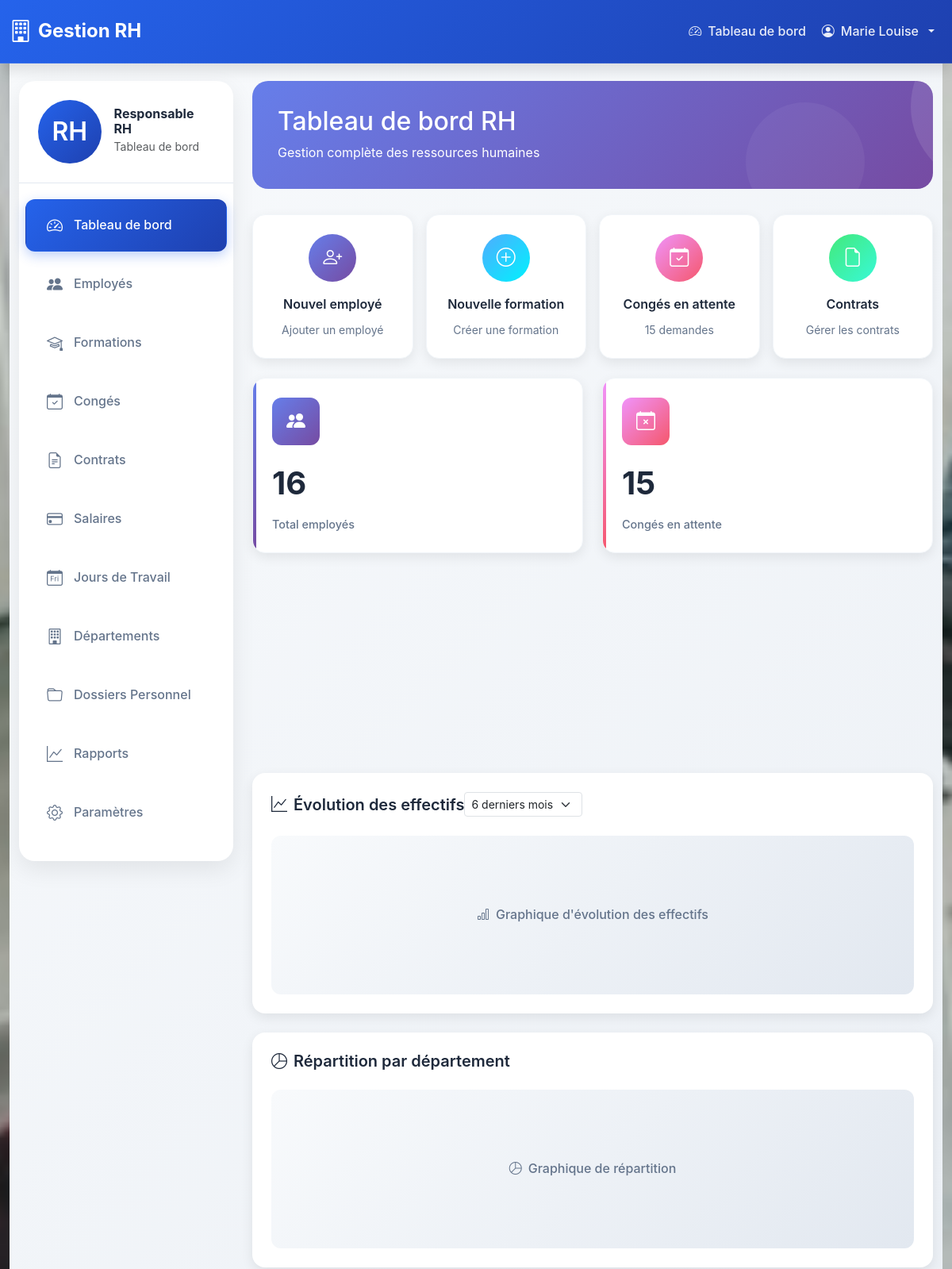
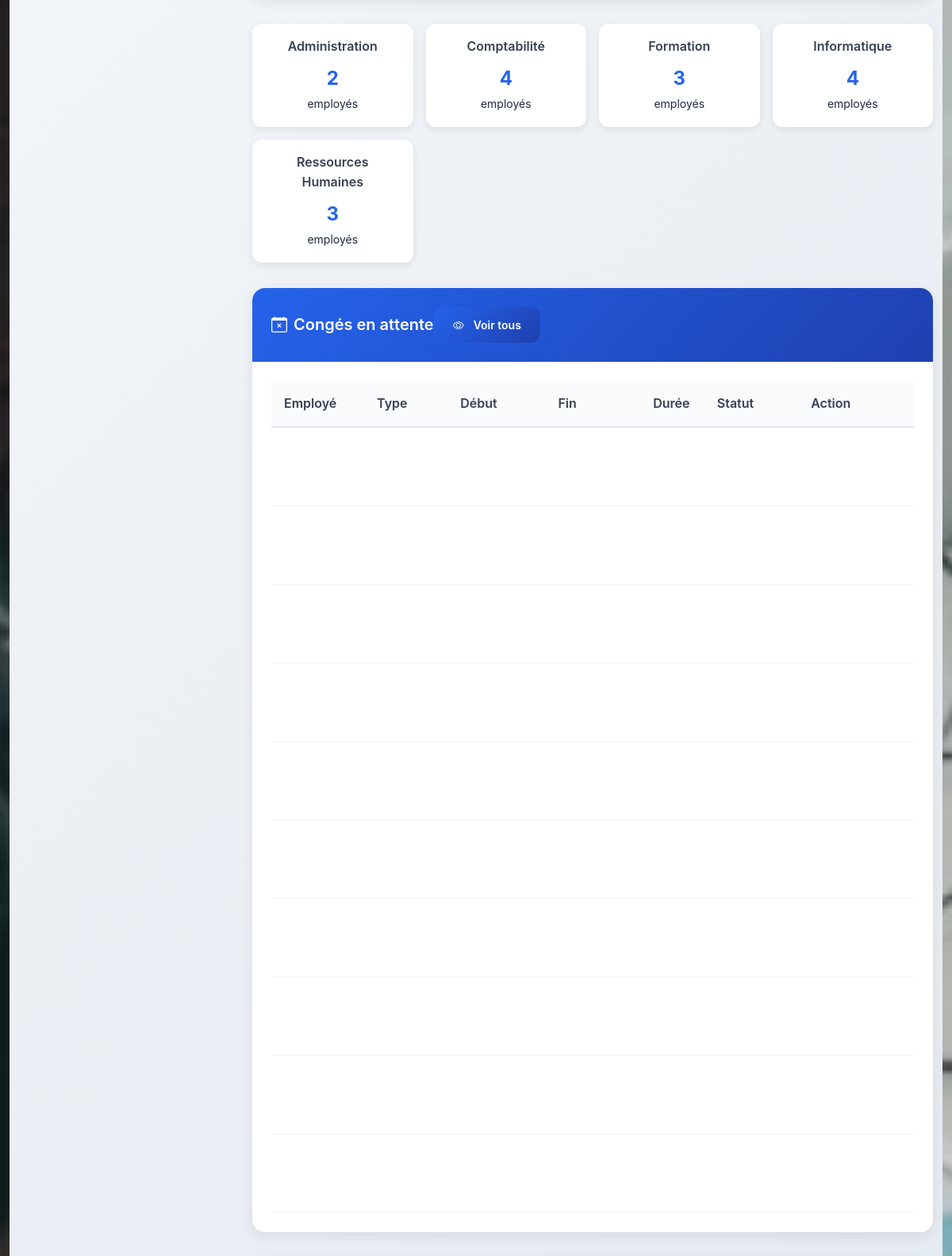
Page /dashboard/rh/ (signed in, upper part) on the committed database (2 pictures, top to bottom).
### rh_app/models.py (models this page shows, shortened)
class Employe(models.Model):
    ROLE_CHOICES = [
        ('RH', 'Responsable RH'),
        ('EMPLOYE', 'Employé'),
    ]
    STATUT_CHOICES = [
        ('ACTIF', 'Actif'),
        ('INACTIF', 'Inactif'),
        ('CONGE', 'En congé'),
    ]
    user = models.OneToOneField(User, on_delete=models.CASCADE, related_name='employe')
    matricule = models.CharField(max_length=20, unique=True, verbose_name='Matricule')
    role = models.CharField(max_length=10, choices=ROLE_CHOICES, default='EMPLOYE', verbose_name='Rôle')
    nom = models.CharField(max_length=100, verbose_name='Nom')
    prenom = models.CharField(max_length=100, verbose_name='Prénom')
    email = models.EmailField(unique=True, verbose_name='Email')
    telephone = models.CharField(max_length=20, verbose_name='Téléphone')
    adresse = models.TextField(verbose_name='Adresse')
    date_naissance = models.DateField(verbose_name='Date de naissance')
    date_embauche = models.DateField(verbose_name="Date d'embauche")
    poste = models.CharField(max_length=100, verbose_name='Poste')
    departement = models.ForeignKey(Departement, on_delete=models.SET_NULL, null=True, blank=True,
                                   related_name='employes', verbose_name='Département')
    statut = models.CharField(max_length=10, choices=STATUT_CHOICES, default='ACTIF', verbose_name='Statut')
    photo = models.ImageField(upload_to='employes/', blank=True, null=True, verbose_name='Photo')
    class Meta:
        verbose_name = 'Employé'
        verbose_name_plural = 'Employés'
        ordering = ['nom', 'prenom']
    def get_full_name(self):
        return f"{self.prenom} {self.nom}"

class Departement(models.Model):
    nom = models.CharField(max_length=100, unique=True, verbose_name='Nom du département')
    description = models.TextField(blank=True, verbose_name='Description')
    responsable = models.ForeignKey('Employe', on_delete=models.SET_NULL, null=True, blank=True,
                                   related_name='departements_diriges', verbose_name='Responsable')
    budget_annuel = models.DecimalField(max_digits=12, decimal_places=2, null=True, blank=True,
                                       verbose_name='Budget annuel')
    date_creation = models.DateTimeField(auto_now_add=True, verbose_name='Date de création')
    actif = models.BooleanField(default=True, verbose_name='Actif')
    class Meta:
        verbose_name = 'Département'
        verbose_name_plural = 'Départements'
        ordering = ['nom']
        constraints = [
            models.UniqueConstraint(Lower('nom'), name='unique_departement_nom_ci')
        ]
    def __str__(self):
        return self.nom

### rh_app/views.py (the view)
# urls.py: path('dashboard/rh/', views.dashboard_rh, name='dashboard_rh'),
@login_required
def dashboard_rh(request):
    try:
        employe = request.user.employe
        if employe.role != 'RH':
            messages.error(request, 'Accès non autorisé.')
            return redirect('dashboard_employe')
        total_employes = Employe.objects.count()
        conges_en_attente = Conge.objects.filter(statut='EN_ATTENTE').count()
        total_formations = Formation.objects.count()
        total_departements = Departement.objects.count()
        employes_recents = Employe.objects.order_by('-date_embauche')[:5]
        contrats_actifs_count = Contrat.objects.filter(statut='ACTIF').count()
        contrats_expirant_count = Contrat.objects.filter(
            statut='ACTIF',
            date_fin__lte=timezone.now().date() + timedelta(days=30)
        ).count()
        contrats_expires_count = Contrat.objects.filter(statut='EXPIRE').count()
        departements_stats = []
        for dept in Departement.objects.filter(actif=True):
            nombre_employes = dept.employes.filter(statut='ACTIF').count()
            departements_stats.append({
                'nom': dept.nom,
                'nombre_employes': nombre_employes
            })
        conges_en_attente_liste = Conge.objects.filter(statut='EN_ATTENTE').select_related('employe').order_by('-date_demande')[:10]
        context = {
            'employe': employe,
            'total_employes': total_employes,
            'conges_en_attente': conges_en_attente,
            'total_formations': total_formations,
            'total_departements': total_departements,
            'employes_recents': employes_recents,
            'contrats_actifs_count': contrats_actifs_count,
            'contrats_expirant_count': contrats_expirant_count,
            'contrats_expires_count': contrats_expires_count,
            'departements_stats': departements_stats,
            'conges_en_attente_liste': conges_en_attente_liste,
        }
        return render(request, 'rh_app/dashboard_rh.html', context)
    except Employe.DoesNotExist:
        messages.error(request, 'Profil employé non trouvé.')
        return redirect('accueil')

### rh_app/templates/rh_app/dashboard_rh.html (shortened to what this page needs)
{% extends 'base.html' %}
{% block content %}
<div class="dashboard-rh-section">
    <div class="container-fluid">
        <div class="row">
            <div class="col-lg-3 col-md-4">
                <div class="sidebar-rh">
                    <div class="sidebar-header">
                        <div class="d-flex align-items-center">
                            <div class="profile-avatar-rh">
                                RH
                            </div>
                            <div>
                                <h6 class="mb-0 fw-bold">Responsable RH</h6>
                                <small class="text-muted">Tableau de bord</small>
                            </div>
                        </div>
                    </div>
                    <nav class="nav flex-column">
                        <a class="nav-link active" href="{% url 'dashboard_rh' %}">
                            <i class="bi bi-speedometer2"></i> Tableau de bord
                        </a>
                        <a class="nav-link" href="{% url 'liste_employes' %}">
                            <i class="bi bi-people-fill"></i> Employés
                        </a>
                        <a class="nav-link" href="{% url 'liste_formations' %}">
                            <i class="bi bi-mortarboard"></i> Formations
                        </a>
                        <a class="nav-link" href="{% url 'liste_conges' %}">
                            <i class="bi bi-calendar-check"></i> Congés
                        </a>
                        <a class="nav-link" href="{% url 'liste_contrats' %}">
                            <i class="bi bi-file-earmark-text"></i> Contrats
                        </a>
                        <a class="nav-link" href="{% url 'liste_salaires' %}">
                            <i class="bi bi-credit-card"></i> Salaires
                        </a>
                        <a class="nav-link" href="{% url 'liste_jours_travail' %}">
                            <i class="bi bi-calendar-day"></i> Jours de Travail
                        </a>
                        <a class="nav-link" href="{% url 'liste_departements' %}">
                            <i class="bi bi-building"></i> Départements
                        </a>
                        <a class="nav-link" href="{% url 'liste_dossiers_personnel' %}">
                            <i class="bi bi-folder"></i> Dossiers Personnel
                        </a>
                        <a class="nav-link" href="#">
                            <i class="bi bi-graph-up"></i> Rapports
                        </a>
                        <a class="nav-link" href="#">
                            <i class="bi bi-gear"></i> Paramètres
                        </a>
                    </nav>
                </div>
            </div>
            <div class="col-lg-9 col-md-8">
                <div class="welcome-rh-card animate-card-rh">
                    <div class="welcome-content-rh">
                        <h1 class="h2 mb-2">Tableau de bord RH</h1>
                        <p class="mb-0 opacity-90">Gestion complète des ressources humaines</p>
                    </div>
                </div>
                <div class="quick-actions-rh mb-4">
                    <a href="{% url 'ajouter_employe' %}" class="action-card-rh employee animate-card-rh">
                        <div class="action-icon-rh">
                            <i class="bi bi-person-plus"></i>
                        </div>
                        <div class="action-title-rh">Nouvel employé</div>
                        <div class="action-desc-rh">Ajouter un employé</div>
                    </a>
                    <a href="{% url 'liste_formations' %}" class="action-card-rh formation animate-card-rh">
                        <div class="action-icon-rh">
                            <i class="bi bi-plus-circle"></i>
                        </div>
                        <div class="action-title-rh">Nouvelle formation</div>
                        <div class="action-desc-rh">Créer une formation</div>
                    </a>
                    <a href="{% url 'liste_conges' %}" class="action-card-rh leave animate-card-rh">
                        <div class="action-icon-rh">
                            <i class="bi bi-calendar-check"></i>
                        </div>
                        <div class="action-title-rh">Congés en attente</div>
                        <div class="action-desc-rh">{{ conges_en_attente }} demandes</div>
                    </a>
                    <a href="{% url 'liste_contrats' %}" class="action-card-rh contract animate-card-rh">
                        <div class="action-icon-rh">
                            <i class="bi bi-file-earmark"></i>
                        </div>
                        <div class="action-title-rh">Contrats</div>
                        <div class="action-desc-rh">Gérer les contrats</div>
                    </a>
                </div>
                <div class="stats-grid-rh">
                    <div class="stat-card-rh employees animate-card-rh">
                        <div class="stat-icon-rh">
                            <i class="bi bi-people-fill"></i>
                        </div>
                        <div class="stat-value-rh">{{ total_employes }}</div>
                        <div class="stat-label-rh">Total employés</div>
                    </div>
                    <div class="stat-card-rh leaves animate-card-rh">
                        <div class="stat-icon-rh">
                            <i class="bi bi-calendar-x"></i>
                        </div>
                        <div class="stat-value-rh">{{ conges_en_attente }}</div>
                        <div class="stat-label-rh">Congés en attente</div>
                    </div>
                </div>
                <div class="charts-grid">
                    <div class="chart-card animate-card-rh">
                        <div class="chart-header">
                            <h5><i class="bi bi-graph-up me-2"></i>Évolution des effectifs</h5>
                            <select class="form-select form-select-sm" style="width: auto;">
                                <option>6 derniers mois</option>
                            </select>
                        </div>
                        <div class="chart-placeholder">
                            <i class="bi bi-bar-chart me-2"></i>Graphique d'évolution des effectifs
                        </div>
                    </div>
                    <div class="chart-card animate-card-rh">
                        <div class="chart-header">
                            <h5><i class="bi bi-pie-chart me-2"></i>Répartition par département</h5>
                        </div>
                        <div class="chart-placeholder">
                            <i class="bi bi-pie-chart me-2"></i>Graphique de répartition
                        </div>
                    </div>
                </div>
                <div class="department-stats">
                    {% for dept in departements_stats %}
                    <div class="department-stat-card animate-card-rh">
                        <div class="department-name">{{ dept.nom }}</div>
                        <div class="department-count">{{ dept.nombre_employes }}</div>
                        <small>employés</small>
                    </div>
                    {% endfor %}
                </div>
                <div class="table-card-rh animate-card-rh">
                    <div class="table-header-rh">
                        <h5><i class="bi bi-calendar-x me-2"></i>Congés en attente</h5>
                        <a href="{% url 'liste_conges' %}" class="btn btn-modern-rh btn-sm">
                            <i class="bi bi-eye me-1"></i> Voir tous
                        </a>
                    </div>
                    <div class="table-body-rh">
                        {% if conges_en_attente_liste %}
                        <div class="table-responsive">
                            <table class="table-modern-rh">
                                <thead>
                                    <tr>
                                        <th>Employé</th>
                                        <th>Type</th>
                                        <th>Début</th>
                                        <th>Fin</th>
                                        <th>Durée</th>
                                        <th>Statut</th>
                                        <th>Action</th>
                                    </tr>
                                </thead>
                                <tbody>
                                </tbody>
                            </table>
                        </div>
                        {% else %}
                        <div class="empty-state-rh">
                            <i class="bi bi-calendar-x"></i>
                            <h5>Aucun congé en attente</h5>
                            <p>Toutes les demandes de congé ont été traitées.</p>
                        </div>
                        {% endif %}
                    </div>
                </div>
            </div>
        </div>
    </div>
</div>
{% endblock %}

### rh_app/templates/base.html (shortened to what this page needs)
<!DOCTYPE html>
{% load static %}
<html lang="fr">
<head>
    <link href="https://cdn.jsdelivr.net/npm/bootstrap@5.3.0/dist/css/bootstrap.min.css" rel="stylesheet">
    <link rel="stylesheet" href="https://cdn.jsdelivr.net/npm/bootstrap-icons@1.10.0/font/bootstrap-icons.css">
</head>
<body>
    {% if user.is_authenticated %}
    <nav class="navbar navbar-expand-lg navbar-dark navbar-custom">
        <div class="container-fluid">
            <a class="navbar-brand" href="{% url 'accueil' %}">
                <i class="bi bi-building"></i> Gestion RH
            </a>
            <div class="collapse navbar-collapse" id="navbarNav">
                <ul class="navbar-nav ms-auto">
                    <li class="nav-item">
                        <a class="nav-link" href="{% url 'dashboard' %}">
                            <i class="bi bi-speedometer2"></i> Tableau de bord
                        </a>
                    </li>
                    <li class="nav-item dropdown">
                        <a class="nav-link dropdown-toggle" href="#" role="button" data-bs-toggle="dropdown">
                            <i class="bi bi-person-circle"></i> {{ user.employe.get_full_name }}
                        </a>
                    </li>
                </ul>
            </div>
        </div>
    </nav>
    {% endif %}
    <div class="container-fluid fade-in">
        {% block content %}{% endblock %}
    </div>
</body>
</html>

### rows in the picture
Departement: nom "Administration"
Departement: nom "Comptabilité"
Departement: nom "Formation"
Departement: nom "Informatique"
Departement: nom "Ressources Humaines"

### other values in the picture
{{ user.employe.get_full_name }} "Marie Louise"
{{ conges_en_attente }} "15"
{{ total_employes }} "16"
{{ dept.nombre_employes }} "2" "4" "3" "4" "3"
